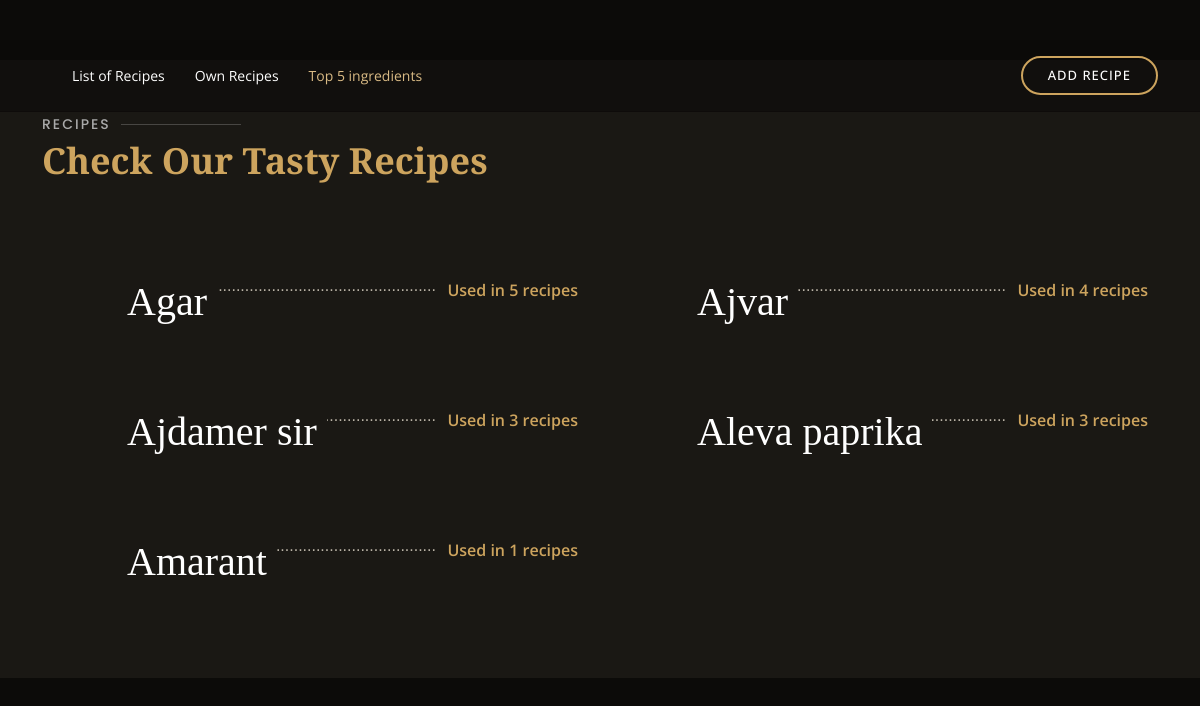
The page /ingredient/top-ingredients/ on the database its author committed.
### ingredient/models.py (models this page shows, shortened)
class Ingredient(models.Model):
    name = models.CharField(max_length=100)

### ingredient/views.py (the view)
# urls.py: path('top-ingredients/', top_ingredients, name='top_ingredients'),
def top_ingredients(request):
    top_ingredients = Ingredient.objects.annotate(num_recipes=Count('recipe')).order_by('-num_recipes')[:5]
    return render(request, 'top_ingredients.html', {'top_ingredients': top_ingredients})

### templates/top_ingredients.html (shortened to what this page needs)
{% load static %}
<!DOCTYPE html>
<html lang="en">
<head>
    <link rel="stylesheet" type="text/css" href="{% static 'assets_list/vendor/bootstrap/css/bootstrap.min.css' %}">
    <link rel="stylesheet" type="text/css" href="{% static 'assets_list/css/style.css' %}">
</head>
<body>
<header id="header" class="fixed-top d-flex align-items-cente">
    <div class="container-fluid container-xl d-flex align-items-center justify-content-lg-between">
        <nav id="navbar" class="navbar order-last order-lg-0">
            <ul>
                <li><a class="nav-link scrollto " href="{% url 'recipe_list'%}">List of Recipes</a></li>
                <li><a class="nav-link scrollto" href="{% url 'own_recipe_list' %}">Own Recipes</a></li>
                <li><a class="nav-link scrollto active" href="{% url 'top_ingredients' %}">Top 5 ingredients</a></li>
            </ul>
        </nav>
        <a href="{% url 'create_recipe' %}" class="book-a-table-btn scrollto d-none d-lg-flex">Add Recipe</a>
    </div>
</header>
<main id="main" style="padding-top:5%;">
    <section id="menu" class="menu section-bg">
        <div class="container" data-aos="fade-up">
            <div class="section-title">
                <h2>Recipes</h2>
                <p>Check Our Tasty Recipes</p>
            </div>
            <div class="row menu-container" data-aos="fade-up" data-aos-delay="200">
                {% for ingredient in top_ingredients %}
                <div class="col-lg-6 menu-item filter-starters">
                    <div class="menu-content">
                        <a href=""><h1>{{ ingredient.name }}</h1>
                        </a><span>Used in {{ ingredient.num_recipes }} recipes </span>
                    </div>
                </div>
                {% endfor %}
            </div>
        </div>
    </section>
</main>
</body>
</html>

### static/assets_list/css/style.css (style rules this page uses)
body { font-family: "Open Sans", sans-serif; background: #0c0b09; color: #fff; }
a { color: #cda45e; text-decoration: none; }
h1, h2, h3, h4, h5, h6 { font-family: "Playfair Display", serif; }
#header { background: rgba(12, 11, 9, 0.6); border-bottom: 1px solid rgba(12, 11, 9, 0.6); transition: all 0.5s; z-index: 997; padding: 15px 0; top: 40px; }
.book-a-table-btn { margin: 0 0 0 15px; border: 2px solid #cda45e; color: #fff; border-radius: 50px; padding: 8px 25px; text-transform: uppercase; font-size: 13px; font-weight: 500; letter-spacing: 1px; transition: 0.3s; }
.navbar { padding: 0; }
.navbar ul { margin: 0; padding: 0; display: flex; list-style: none; align-items: center; }
.navbar li { position: relative; }
.navbar a, .navbar a:focus { display: flex; align-items: center; justify-content: space-between; padding: 10px 0 10px 30px; color: #fff; white-space: nowrap; transition: 0.3s; font-size: 14px; }
.navbar a:hover, .navbar .active, .navbar .active:focus, .navbar li:hover>a { color: #d9ba85; }
section { padding: 60px 0; overflow: hidden; }
.section-bg { background-color: #1a1814; }
.section-title { padding-bottom: 40px; }
.section-title h2 { font-size: 14px; font-weight: 500; padding: 0; line-height: 1px; margin: 0 0 5px 0; letter-spacing: 2px; text-transform: uppercase; color: #aaaaaa; font-family: "Poppins", sans-serif; }
.section-title h2::after { content: ""; width: 120px; height: 1px; display: inline-block; background: rgba(255, 255, 255, 0.2); margin: 4px 10px; }
.section-title p { margin: 0; margin: 0; font-size: 36px; font-weight: 700; font-family: "Playfair Display", serif; color: #cda45e; }
.menu .menu-item { margin-top: 50px; }
.menu .menu-content { margin-left: 85px; overflow: hidden; display: flex; justify-content: space-between; position: relative; }
.menu .menu-content::after { content: "......................................................................" "...................................................................." "...................................................................."; position: absolute; left: 20px; right: 0; top: -4px; z-index: 1; color: #bab3a6; font-family: Arial, "Helvetica Neue", Helvetica, sans-serif; }
.menu .menu-content a { padding-right: 10px; background: #1a1814; position: relative; z-index: 3; font-weight: 700; color: white; transition: 0.3s; }
.menu .menu-content span { background: #1a1814; position: relative; z-index: 3; padding: 0 10px; font-weight: 600; color: #cda45e; }

### rows shown on the page
Ingredient: name "Agar", num_recipes "5"
Ingredient: name "Ajvar", num_recipes "4"
Ingredient: name "Ajdamer sir", num_recipes "3"
Ingredient: name "Aleva paprika", num_recipes "3"
Ingredient: name "Amarant", num_recipes "1"
